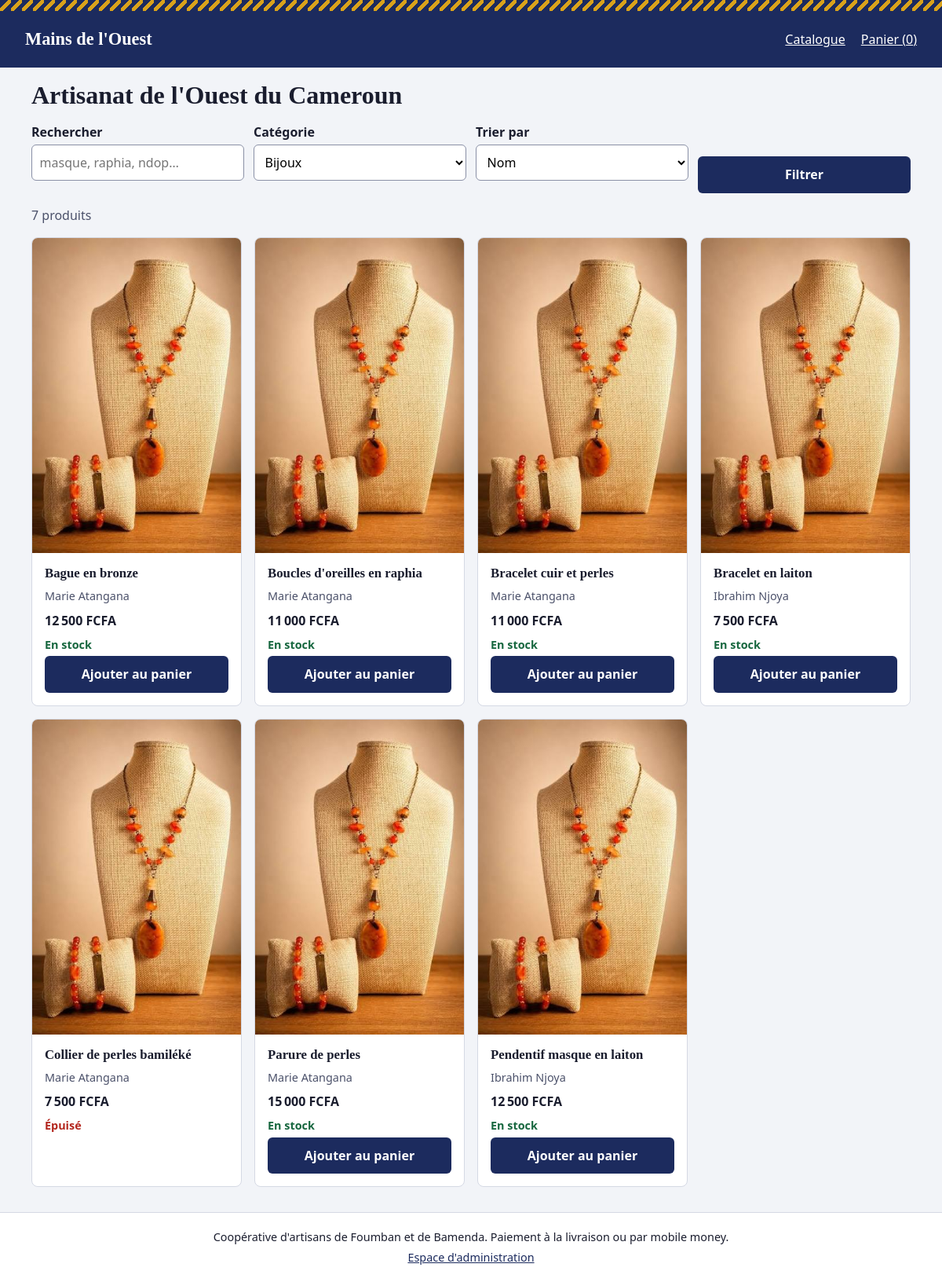
The app's page /?categorie=4 with its own data.
### tables this page shows
CREATE TABLE produits (
    id           INTEGER PRIMARY KEY AUTOINCREMENT,
    nom          TEXT    NOT NULL,
    categorie_id INTEGER NOT NULL REFERENCES categories(id),
    description  TEXT    NOT NULL DEFAULT '',
    prix         INTEGER NOT NULL CHECK (prix > 0),
    stock        INTEGER NOT NULL DEFAULT 0 CHECK (stock >= 0),
    image        TEXT    NOT NULL DEFAULT 'img/defaut.jpg',
    artisan      TEXT    NOT NULL,
    actif        INTEGER NOT NULL DEFAULT 1 CHECK (actif IN (0, 1))
);

### app.py (the view)
@app.route("/")
def catalogue():
    categorie = request.args.get("categorie", type=int)
    tri = request.args.get("tri", "nom")
    if tri not in TRIS:
        tri = "nom"
    recherche = request.args.get("q", "").strip()[:60]
    categories = get_db().execute("SELECT * FROM categories ORDER BY nom").fetchall()
    produits = chercher_produits(categorie, recherche, tri)
    return render_template("catalogue.html", produits=produits, categories=categories,
                           categorie=categorie, tri=tri, recherche=recherche)

### app.py (called while the page is built)
def get_db():
    if "db" not in g:
        g.db = sqlite3.connect(CHEMIN_BASE)
        g.db.row_factory = sqlite3.Row
        g.db.execute("PRAGMA foreign_keys = ON")
    return g.db

@app.teardown_appcontext
def fermer_db(_erreur):
    db = g.pop("db", None)
    if db is not None:
        db.close()

@app.before_request
def verifier_csrf():
    if request.method == "POST":
        attendu = session.get("csrf", "")
        recu = request.form.get("csrf", "")
        if not attendu or not secrets.compare_digest(attendu, recu):
            abort(400)

@app.context_processor
def contexte_commun():
    if "csrf" not in session:
        session["csrf"] = secrets.token_hex(16)
    return {"csrf": session["csrf"], "admin_connecte": "admin_id" in session,
            "MODES_PAIEMENT": MODES_PAIEMENT, "SEUIL": SEUIL_ALERTE_STOCK}

@app.after_request
def en_tetes_securite(reponse):
    reponse.headers["X-Content-Type-Options"] = "nosniff"
    reponse.headers["Content-Security-Policy"] = (
        "default-src 'self'; img-src 'self' data:; frame-ancestors 'none'")
    return reponse

@app.template_filter("fcfa")
def filtre_fcfa(montant):
    return f"{int(montant):,}".replace(",", "\u202f") + "\u00a0FCFA"

def chercher_produits(categorie=None, recherche="", tri="nom", ids=None, artisan=None):
    sql = ("SELECT p.*, c.nom AS categorie FROM produits p "
           "JOIN categories c ON c.id = p.categorie_id WHERE p.actif = 1")
    params = []
    if categorie:
        sql += " AND p.categorie_id = ?"
        params.append(categorie)
    if recherche:
        sql += " AND (p.nom LIKE ? OR p.description LIKE ? OR p.artisan LIKE ?)"
        params += [f"%{recherche}%"] * 3
    if artisan:
        sql += " AND p.artisan = ?"
        params.append(artisan)
    if ids:
        sql += " AND p.id IN (%s)" % ",".join("?" * len(ids))  # seuls des « ? » sont insérés
        params += ids
    sql += " ORDER BY " + TRIS.get(tri, TRIS["nom"])
    return get_db().execute(sql, params).fetchall()

### templates/catalogue.html (shortened to what this page needs)
{% extends "base.html" %}
{% block contenu %}
<h1>Artisanat de l'Ouest du Cameroun</h1>
<form class="filtres" method="get" action="{{ url_for('catalogue') }}" role="search">
  <div class="champ">
    <label for="q">Rechercher</label>
    <input type="search" id="q" name="q" value="{{ recherche }}" maxlength="60" placeholder="masque, raphia, ndop…">
  </div>
  <div class="champ">
    <label for="categorie">Catégorie</label>
    <select id="categorie" name="categorie">
      {% for c in categories %}
      <option value="{{ c.id }}" {% if c.id == categorie %}selected{% endif %}>{{ c.nom }}</option>
      {% endfor %}
    </select>
  </div>
  <div class="champ">
    <label for="tri">Trier par</label>
    <select id="tri" name="tri">
      <option value="nom" {% if tri == 'nom' %}selected{% endif %}>Nom</option>
    </select>
  </div>
  <button type="submit" class="bouton">Filtrer</button>
</form>
{% if produits %}
<p class="compte">{{ produits|length }} produit{{ 's' if produits|length > 1 }}</p>
<div class="grille">
  {% for p in produits %}{% include "_carte_produit.html" %}{% endfor %}
</div>
{% else %}
<p>Aucun produit ne correspond à votre recherche. <a href="{{ url_for('catalogue') }}">Voir tout le catalogue</a>.</p>
{% endif %}
{% endblock %}

### templates/_carte_produit.html
<article class="produit-carte">
  <a href="{{ url_for('produit', produit_id=p.id) }}">
    <img src="{{ url_for('static', filename=p.image) }}" alt="{{ p.nom }}, par {{ p.artisan }}" width="400" height="300" loading="lazy">
  </a>
  <div class="produit-infos">
    <h3><a href="{{ url_for('produit', produit_id=p.id) }}">{{ p.nom }}</a></h3>
    <p class="artisan">{{ p.artisan }}</p>
    <p class="prix">{{ p.prix|fcfa }}</p>
    {% if p.stock > 0 %}
    <p class="stock stock-ok">En stock</p>
    <button type="button" class="bouton" data-ajouter="{{ p.id }}" data-stock="{{ p.stock }}">Ajouter au panier</button>
    {% else %}
    <p class="stock stock-vide">Épuisé</p>
    {% endif %}
  </div>
</article>

### static/css/style.css (style rules this page uses)
:root { --indigo: #1c2b5e; --encre: #1a1d2e; --fond: #f2f4f8; --surface: #ffffff; --raphia: #d9a21b; --trait: #d5d9e4; --ok: #17673f; --alerte: #b3261e; --police-titre: "Palatino Linotype", Palatino, "Book Antiqua", Georgia, serif; --police-texte: system-ui, -apple-system, "Segoe UI", Roboto, sans-serif; }
*, *::before, *::after { box-sizing: border-box; }
body { margin: 0; font-family: var(--police-texte); color: var(--encre); background: var(--fond); line-height: 1.5; }
h1, h2, h3, .logo { font-family: var(--police-titre); line-height: 1.2; }
h1 { font-size: 1.6rem; margin: 1rem 0; }
h3 { font-size: 1.05rem; margin: .25rem 0; }
a { color: var(--indigo); }
img { max-width: 100%; height: auto; display: block; }
.bouton { display: inline-block; background: var(--indigo); color: #fff; border: 0; border-radius: 6px; padding: .7rem 1.1rem; font: inherit; font-weight: 600; cursor: pointer; text-decoration: none; min-height: 44px; }
.champ { display: flex; flex-direction: column; gap: .25rem; margin-bottom: 1rem; }
label, legend { font-weight: 600; }
input[type=text], input[type=search], input[type=tel], input[type=number], input[type=password], input[type=date], select, textarea { font: inherit; padding: .6rem; border: 1px solid #8a90a6; border-radius: 6px; background: #fff; width: 100%; min-height: 44px; }
.filtres { display: grid; gap: .75rem; align-items: end; margin-bottom: 1rem; }
.grille { display: grid; gap: 1rem; grid-template-columns: 1fr; }
.produit-carte { background: var(--surface); border: 1px solid var(--trait); border-radius: 8px; overflow: hidden; display: flex; flex-direction: column; }
.produit-infos { padding: .75rem 1rem 1rem; display: flex; flex-direction: column; gap: .25rem; flex: 1; }
.produit-infos .bouton { margin-top: auto; }
.produit-infos h3 a { text-decoration: none; color: var(--encre); }
.artisan { margin: 0; color: #4b516a; font-size: .9rem; }
.prix { font-weight: 700; margin: .25rem 0; }
.stock { margin: 0; font-weight: 600; font-size: .9rem; }
.stock-ok { color: var(--ok); }
.stock-vide { color: var(--alerte); }
.compte { color: #4b516a; }
@media (min-width: 40em) { h1 { font-size: 2rem; } }
@media (min-width: 40em) { .grille { grid-template-columns: repeat(2, 1fr); } }
@media (min-width: 40em) { .filtres { grid-template-columns: repeat(auto-fit, minmax(10rem, 1fr)); } }
@media (min-width: 64em) { .grille { grid-template-columns: repeat(4, 1fr); } }

### records on screen
produits: image (picture), nom "Bague en bronze", artisan "Marie Atangana", prix|fcfa "12 500 FCFA"
produits: image (picture), nom "Boucles d'oreilles en raphia", artisan "Marie Atangana", prix|fcfa "11 000 FCFA"
produits: image (picture), nom "Bracelet cuir et perles", artisan "Marie Atangana", prix|fcfa "11 000 FCFA"
produits: image (picture), nom "Bracelet en laiton", artisan "Ibrahim Njoya", prix|fcfa "7 500 FCFA"
produits: image (picture), nom "Collier de perles bamiléké", artisan "Marie Atangana", prix|fcfa "7 500 FCFA", stock "Épuisé"
produits: image (picture), nom "Parure de perles", artisan "Marie Atangana", prix|fcfa "15 000 FCFA"
produits: image (picture), nom "Pendentif masque en laiton", artisan "Ibrahim Njoya", prix|fcfa "12 500 FCFA"

### other values on screen
{{ produits|length }} "7"
{{ 's' if produits|length > 1 }} "s"
form field categorie "Bijoux"
